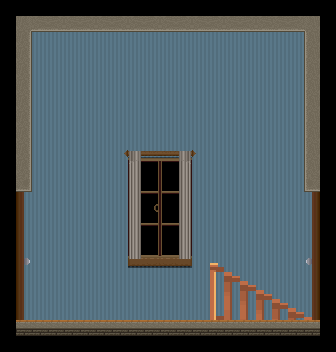

This is a level from a 2D game, rendered from its Tiled map with the project's own tilesets. A one-line summary and the complete map file follow:
An orthogonal 21x22 tile map with 16x16 px tiles, 3 tile layers (bg wall, bg obj, fg + ground + side walls).

<map version="1.0" orientation="orthogonal" renderorder="left-up" width="21" height="22" tilewidth="16" tileheight="16" nextobjectid="5">
 <tileset firstgid="1" name="tiles" tilewidth="16" tileheight="16" tilecount="1024" columns="32">
  <image source="tiles.png" width="512" height="512" />
 </tileset>
 <layer name="bg wall" width="21" height="22">
  <data encoding="csv">
0,0,0,0,0,0,0,0,0,0,0,0,0,0,0,0,0,0,0,0,0,
0,0,0,0,0,0,0,0,0,0,0,0,0,0,0,0,0,0,0,0,0,
0,450,450,450,450,450,450,450,450,450,450,450,450,450,450,450,450,450,450,0,0,
0,450,450,450,450,450,450,450,450,450,450,450,450,450,450,450,450,450,450,0,0,
0,450,450,450,450,450,450,450,450,450,450,450,450,450,450,450,450,450,450,0,0,
0,450,450,450,450,450,450,450,450,450,450,450,450,450,450,450,450,450,450,450,0,
0,450,450,450,450,450,450,450,450,450,450,450,450,450,450,450,450,450,450,450,0,
0,450,450,450,450,450,450,450,450,450,450,450,450,450,450,450,450,450,450,450,0,
0,450,450,450,450,450,450,450,450,450,450,450,450,450,450,450,450,450,450,450,0,
0,450,450,450,450,450,450,450,487,488,489,490,450,450,450,450,450,450,450,450,0,
0,450,450,450,450,450,450,450,167,168,169,170,450,450,450,450,450,450,450,450,0,
0,450,450,450,450,450,450,450,199,200,201,202,450,450,450,450,450,450,450,450,0,
0,450,450,450,450,450,450,450,231,232,233,234,450,450,450,450,450,450,450,450,0,
0,450,450,450,450,450,450,450,263,264,265,266,450,450,450,450,450,450,450,450,0,
0,450,450,450,450,450,450,450,295,296,297,298,450,450,450,450,450,450,450,450,0,
0,450,450,450,450,450,450,450,327,328,329,330,450,450,450,450,450,450,450,450,0,
0,450,450,450,450,450,450,450,455,456,458,457,450,450,450,450,450,450,450,450,0,
0,450,450,450,450,450,450,450,450,450,450,450,450,450,450,450,450,450,450,450,0,
0,450,450,450,450,450,450,450,450,450,450,450,450,450,450,450,450,450,450,450,0,
0,450,450,450,450,450,450,450,450,450,450,450,450,450,450,450,450,450,450,450,0,
0,0,0,0,0,0,0,0,0,0,0,0,0,0,0,0,0,0,0,0,0,
0,0,0,0,0,0,0,0,0,0,0,0,0,0,0,0,0,0,0,0,0
</data>
 </layer>
 <layer name="bg obj" width="21" height="22">
  <data encoding="csv">
0,0,0,0,0,0,0,0,0,0,0,0,0,0,0,0,0,0,0,0,0,
0,0,0,0,0,0,0,0,0,0,0,0,0,0,0,0,0,0,0,0,0,
0,0,0,0,0,0,0,0,0,0,0,0,0,0,0,0,0,0,0,0,0,
0,0,0,0,0,0,0,0,0,0,0,0,0,0,0,0,0,0,0,0,0,
0,0,0,0,0,0,0,0,0,0,0,0,0,0,0,0,0,0,0,0,0,
0,0,0,0,0,0,0,0,0,0,0,0,0,0,0,0,0,0,0,0,0,
0,0,0,0,0,0,0,0,0,0,0,0,0,0,0,0,0,0,0,0,0,
0,0,0,0,0,0,0,0,0,0,0,0,0,0,0,0,0,0,0,0,0,
0,0,0,0,0,0,0,0,0,0,0,0,0,0,0,0,0,0,0,0,0,
0,0,0,0,0,0,0,106,107,108,2147483756,2147483755,2147483754,0,0,0,0,0,0,0,0,
0,0,0,0,0,0,0,0,139,0,0,2147483787,0,565,0,0,0,0,0,0,0,
0,0,0,0,0,0,0,0,109,0,0,2147483757,0,597,0,0,0,0,0,0,0,
0,0,0,0,0,0,0,0,109,0,0,2147483757,0,629,0,0,0,0,0,0,0,
0,0,0,0,0,0,0,0,109,0,0,2147483757,0,661,0,0,0,0,0,0,0,
0,0,0,0,0,0,0,0,109,0,0,2147483757,0,0,0,0,0,0,0,0,0,
0,0,0,0,0,0,0,719,109,0,716,2147483757,0,0,0,0,0,0,0,0,0,
0,0,0,0,0,0,0,0,141,0,0,2147483789,0,2147484069,0,0,0,0,0,0,0,
0,0,0,0,0,0,0,0,0,0,0,0,0,2147484068,235,236,0,0,0,0,0,
0,0,0,0,0,0,0,0,0,0,0,0,0,2147484068,267,268,269,270,0,0,0,
0,0,0,0,0,0,0,0,0,0,0,0,0,2147484036,299,300,301,302,303,304,0,
0,0,0,0,0,0,0,0,0,0,0,0,0,0,0,0,0,0,0,0,0,
0,0,0,0,0,0,0,0,0,0,0,0,0,0,0,0,0,0,0,0,0
</data>
 </layer>
 <layer name="fg + ground + side walls" width="21" height="22">
  <data encoding="csv">
0,0,0,0,0,0,0,0,0,0,0,0,0,0,0,0,0,0,0,0,0,
0,2147483873,2684354721,536871073,2684354721,536871073,2684354721,536871073,2684354721,536871073,2684354721,536871073,2684354721,536871073,2684354721,536871073,2684354721,2684354721,536871073,225,0,
0,161,0,0,0,0,0,0,0,0,0,0,0,0,0,0,0,0,0,2147483809,0,
0,161,0,0,0,0,0,0,0,0,0,0,0,0,0,0,0,0,0,2147483809,0,
0,161,0,0,0,0,0,0,0,0,0,0,0,0,0,0,0,0,0,2147483809,0,
0,161,0,0,0,0,0,0,0,0,0,0,0,0,0,0,0,0,0,2147483809,0,
0,161,0,0,0,0,0,0,0,0,0,0,0,0,0,0,0,0,0,2147483809,0,
0,161,0,0,0,0,0,0,0,0,0,0,0,0,0,0,0,0,0,2147483809,0,
0,161,0,0,0,0,0,0,0,0,0,0,0,0,0,0,0,0,0,2147483809,0,
0,161,0,0,0,0,0,0,0,0,0,0,0,0,0,0,0,0,0,2147483809,0,
0,161,0,0,0,0,0,0,0,0,0,0,0,0,0,0,0,0,0,2147483809,0,
0,193,0,0,0,0,0,0,0,0,0,0,0,0,0,0,0,0,0,2147483841,0,
0,257,0,0,0,0,0,0,0,0,0,0,0,0,0,0,0,0,0,2147483905,0,
0,257,0,0,0,0,0,0,0,0,0,0,0,0,0,0,0,0,0,2147483905,0,
0,257,0,0,0,0,0,0,0,0,0,0,0,0,0,0,0,0,0,2147483905,0,
0,257,0,0,0,0,0,0,0,0,0,0,0,0,0,0,0,0,0,2147483905,0,
0,289,0,0,0,0,0,0,0,0,0,0,0,0,0,0,0,0,0,2147483937,0,
0,257,0,0,0,0,0,0,0,0,0,0,0,0,0,0,0,0,0,2147483905,0,
0,257,0,0,0,0,0,0,0,0,0,0,0,0,0,0,0,0,0,2147483905,0,
0,257,0,0,0,0,0,0,0,0,0,0,0,0,0,0,0,0,0,2147483905,0,
0,129,129,129,129,129,129,129,129,129,129,129,129,129,129,129,129,129,129,129,0,
0,0,0,0,0,0,0,0,0,0,0,0,0,0,0,0,0,0,0,0,0
</data>
 </layer>
</map>
